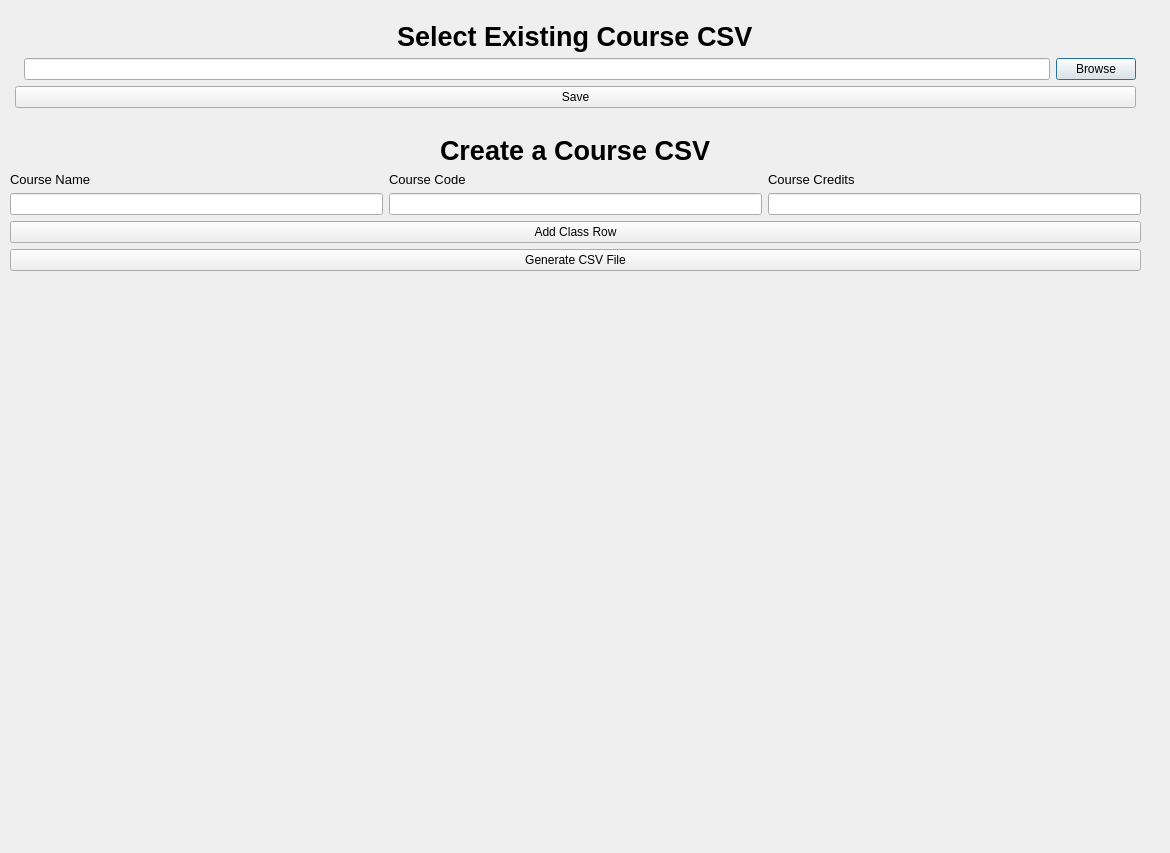
<?xml version="1.0" encoding="UTF-8"?>
<ui version="4.0">
 <class>Generate_CSV_Window</class>
 <widget class="QDialog" name="Generate_CSV_Window">
  <property name="windowModality">
   <enum>Qt::WindowModal</enum>
  </property>
  <property name="geometry">
   <rect>
    <x>0</x>
    <y>0</y>
    <width>1170</width>
    <height>853</height>
   </rect>
  </property>
  <property name="windowTitle">
   <string>Dialog</string>
  </property>
  <widget class="QWidget" name="verticalLayoutWidget_2">
   <property name="geometry">
    <rect>
     <x>10</x>
     <y>0</y>
     <width>1131</width>
     <height>271</height>
    </rect>
   </property>
   <layout class="QVBoxLayout" name="Menu_Holder" stretch="0,1,0,0">
    <property name="sizeConstraint">
     <enum>QLayout::SetMaximumSize</enum>
    </property>
    <property name="bottomMargin">
     <number>0</number>
    </property>
    <item alignment="Qt::AlignHCenter|Qt::AlignBottom">
     <widget class="QLabel" name="Find_File_Location_Label">
      <property name="font">
       <font>
        <pointsize>20</pointsize>
        <weight>75</weight>
        <bold>true</bold>
       </font>
      </property>
      <property name="text">
       <string>Select Existing Course CSV</string>
      </property>
     </widget>
    </item>
    <item>
     <layout class="QVBoxLayout" name="Find_File_Location">
      <property name="sizeConstraint">
       <enum>QLayout::SetMinimumSize</enum>
      </property>
      <property name="leftMargin">
       <number>5</number>
      </property>
      <property name="rightMargin">
       <number>5</number>
      </property>
      <item>
       <layout class="QHBoxLayout" name="File_Search_Holder">
        <property name="sizeConstraint">
         <enum>QLayout::SetMinimumSize</enum>
        </property>
        <property name="leftMargin">
         <number>9</number>
        </property>
        <item>
         <widget class="QLineEdit" name="Filepath_LineEdit"/>
        </item>
        <item>
         <widget class="QPushButton" name="Browse_File_Explorer">
          <property name="text">
           <string>Browse</string>
          </property>
         </widget>
        </item>
       </layout>
      </item>
      <item>
       <widget class="QPushButton" name="Submit_File_Location_Button">
        <property name="text">
         <string>Save</string>
        </property>
       </widget>
      </item>
     </layout>
    </item>
    <item alignment="Qt::AlignHCenter|Qt::AlignBottom">
     <widget class="QLabel" name="Gen_CSV_Label">
      <property name="font">
       <font>
        <pointsize>20</pointsize>
        <weight>75</weight>
        <bold>true</bold>
       </font>
      </property>
      <property name="text">
       <string>Create a Course CSV</string>
      </property>
     </widget>
    </item>
    <item>
     <layout class="QVBoxLayout" name="Gen_CSV_Holder">
      <property name="sizeConstraint">
       <enum>QLayout::SetMaximumSize</enum>
      </property>
      <item>
       <layout class="QVBoxLayout" name="All_Class_Info_Holder">
        <property name="sizeConstraint">
         <enum>QLayout::SetMaximumSize</enum>
        </property>
        <item>
         <layout class="QHBoxLayout" name="Class_Info">
          <item>
           <layout class="QVBoxLayout" name="Course_Name_Holder">
            <item>
             <widget class="QLabel" name="Course_Name_Label">
              <property name="font">
               <font>
                <pointsize>10</pointsize>
                <weight>50</weight>
                <bold>false</bold>
               </font>
              </property>
              <property name="text">
               <string>Course Name</string>
              </property>
             </widget>
            </item>
            <item>
             <widget class="QLineEdit" name="Course_Name_LineEdit"/>
            </item>
           </layout>
          </item>
          <item>
           <layout class="QVBoxLayout" name="Course_Code_Holder">
            <item>
             <widget class="QLabel" name="Course_Code_Label">
              <property name="font">
               <font>
                <pointsize>10</pointsize>
                <weight>50</weight>
                <bold>false</bold>
               </font>
              </property>
              <property name="text">
               <string>Course Code</string>
              </property>
             </widget>
            </item>
            <item>
             <widget class="QLineEdit" name="Course_Code_LineEdit"/>
            </item>
           </layout>
          </item>
          <item>
           <layout class="QVBoxLayout" name="Course_Credits_Holder">
            <item>
             <widget class="QLabel" name="Course_Credits_Label">
              <property name="font">
               <font>
                <pointsize>10</pointsize>
                <weight>50</weight>
                <bold>false</bold>
               </font>
              </property>
              <property name="text">
               <string>Course Credits</string>
              </property>
             </widget>
            </item>
            <item>
             <widget class="QLineEdit" name="Course_Credits_LineEdit"/>
            </item>
           </layout>
          </item>
         </layout>
        </item>
        <item>
         <widget class="QPushButton" name="Add_Class_Row_Button">
          <property name="text">
           <string>Add Class Row</string>
          </property>
         </widget>
        </item>
       </layout>
      </item>
      <item>
       <widget class="QPushButton" name="Sumbit_Create_CSV_Button">
        <property name="text">
         <string>Generate CSV File</string>
        </property>
       </widget>
      </item>
     </layout>
    </item>
   </layout>
  </widget>
 </widget>
 <tabstops>
  <tabstop>Filepath_LineEdit</tabstop>
  <tabstop>Submit_File_Location_Button</tabstop>
 </tabstops>
 <resources/>
 <connections/>
</ui>
